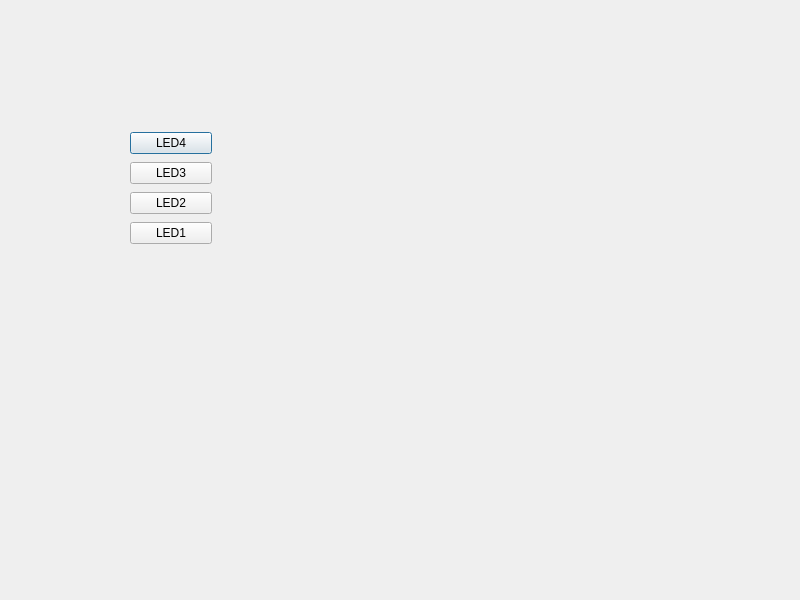
<?xml version="1.0" encoding="UTF-8"?>
<ui version="4.0">
 <class>Dialog</class>
 <widget class="QDialog" name="Dialog">
  <property name="geometry">
   <rect>
    <x>0</x>
    <y>0</y>
    <width>800</width>
    <height>600</height>
   </rect>
  </property>
  <property name="windowTitle">
   <string>Dialog</string>
  </property>
  <widget class="QWidget" name="">
   <property name="geometry">
    <rect>
     <x>130</x>
     <y>130</y>
     <width>82</width>
     <height>120</height>
    </rect>
   </property>
   <layout class="QVBoxLayout" name="verticalLayout">
    <item>
     <widget class="QPushButton" name="pushButton_4">
      <property name="text">
       <string>LED4</string>
      </property>
      <property name="checkable">
       <bool>true</bool>
      </property>
     </widget>
    </item>
    <item>
     <widget class="QPushButton" name="pushButton_3">
      <property name="text">
       <string>LED3</string>
      </property>
      <property name="checkable">
       <bool>true</bool>
      </property>
     </widget>
    </item>
    <item>
     <widget class="QPushButton" name="pushButton_2">
      <property name="text">
       <string>LED2</string>
      </property>
      <property name="checkable">
       <bool>true</bool>
      </property>
      <property name="checked">
       <bool>false</bool>
      </property>
     </widget>
    </item>
    <item>
     <widget class="QPushButton" name="pushButton">
      <property name="text">
       <string>LED1</string>
      </property>
      <property name="checkable">
       <bool>true</bool>
      </property>
      <property name="checked">
       <bool>false</bool>
      </property>
     </widget>
    </item>
   </layout>
  </widget>
 </widget>
 <resources/>
 <connections/>
</ui>
